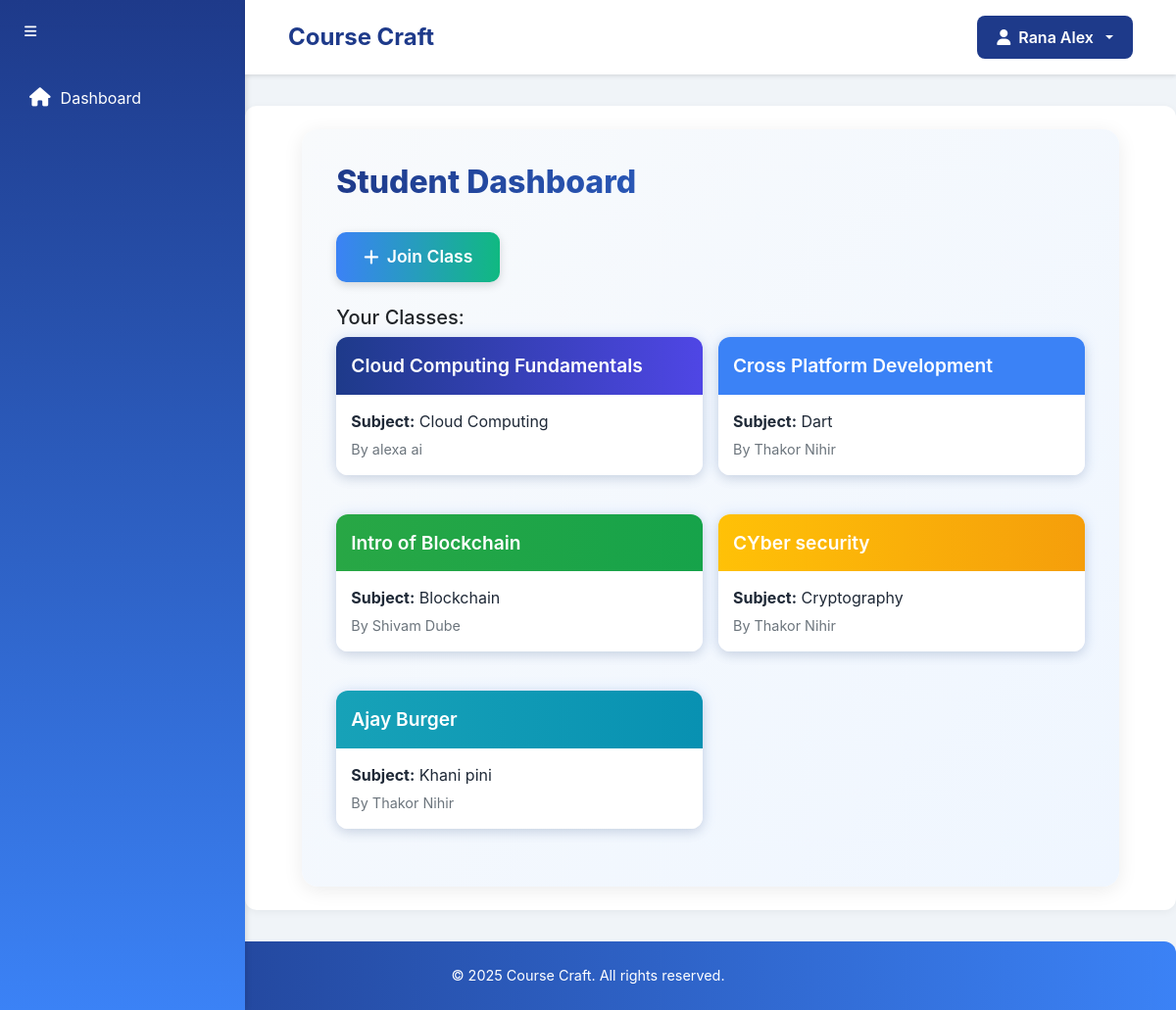
Before: /student/dashboard/ (signed in) with the older database file.
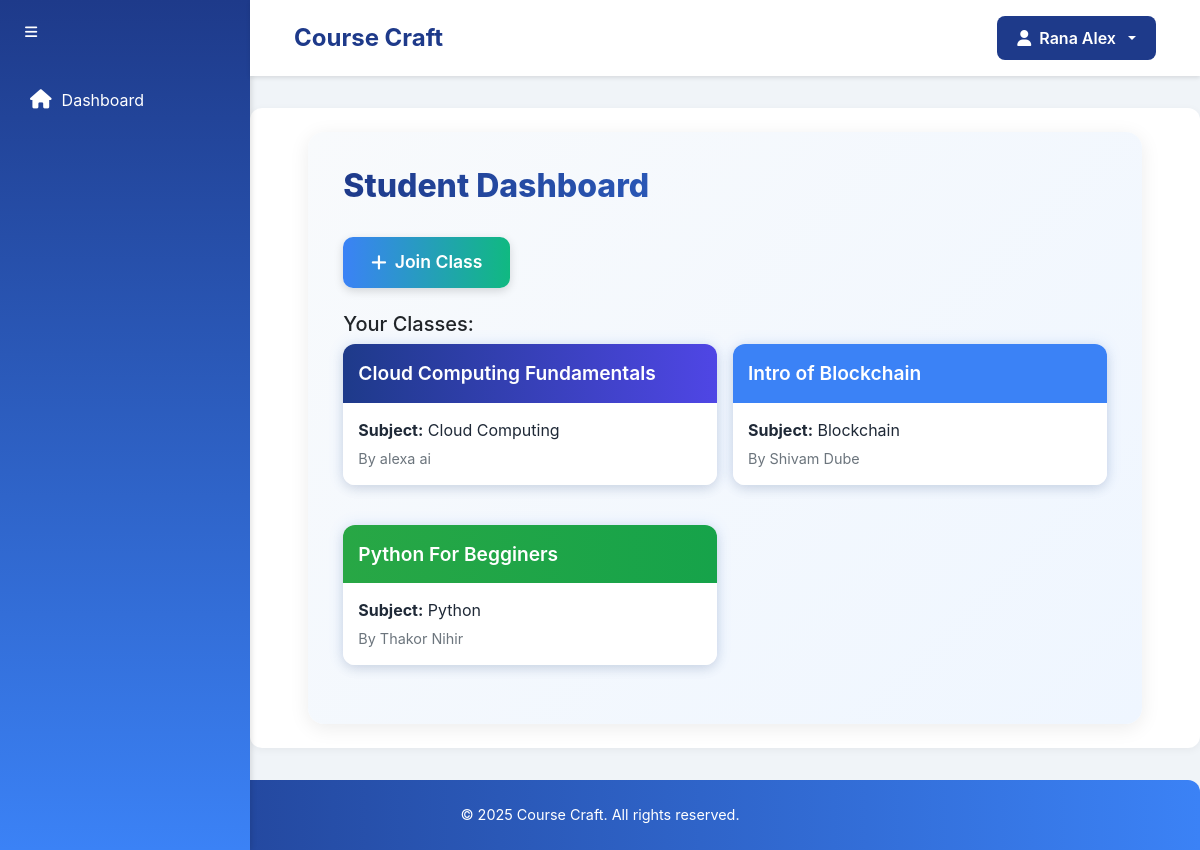
After: the same page with the newer database file.
### student/models.py (models this page shows, shortened)
class StudentClassroom(models.Model):
    student = models.ForeignKey(settings.AUTH_USER_MODEL, on_delete=models.CASCADE)
    joined_class = models.ForeignKey(Classroom, on_delete=models.CASCADE)
    joined_at = models.DateTimeField(auto_now_add=True)
    class Meta:
        unique_together = ('student', 'joined_class')

### teacher/models.py (models this page shows, shortened)
class Classroom(models.Model):
    class_name = models.CharField(max_length=100)
    subject = models.CharField(max_length=100)
    class_key = models.CharField(max_length=10, unique=True)
    description = models.TextField(blank=True)
    teacher = models.ForeignKey(User, on_delete=models.CASCADE, related_name='classes')
    created_at = models.DateTimeField(auto_now_add=True)

### account/models.py (models this page shows, shortened)
class User(AbstractBaseUser, PermissionsMixin):
    username = models.CharField(max_length=150, unique=True)
    full_name = models.CharField(max_length=255)
    date_of_birth = models.DateField()
    email = models.EmailField(unique=True)
    is_teacher = models.IntegerField(default=0)  # 0 for student, 1 for teacher
    created_at = models.DateTimeField(default=timezone.now)
    is_active = models.BooleanField(default=True)
    is_staff = models.BooleanField(default=False)
    objects = UserManager()
    USERNAME_FIELD = 'username'
    REQUIRED_FIELDS = ['email', 'full_name', 'date_of_birth']

### student/views.py (the view, shortened to what this page needs)
# urls.py: path('dashboard/', views.dashboard, name='dashboard'),
@login_required
def dashboard(request):
    if request.user.is_teacher:
        return redirect('teacher:dashboard')
    joined_classes = StudentClassroom.objects.filter(student=request.user)
    return render(request, 'student/dashboard.html', {'joined_classes': joined_classes})

### templates/student/dashboard.html (shortened to what this page needs)
{% extends 'student/base.html' %}
{% load static %}
{% block content %}
<link rel="stylesheet" href="{% static 'css/student/dashboard.css' %}">
<div class="dashboard-container">
    <h2 class="dashboard-header">Student Dashboard</h2>
    <button class="btn join-class-btn" data-bs-toggle="modal" data-bs-target="#joinClassModal">
        <i class="fas fa-plus"></i> Join Class
    </button>
    <div class="mt-4">
        <h5>Your Classes:</h5>
        <div class="row row-cols-2 g-3">
            {% for c in joined_classes %}
            <div class="col">
                <a href="{% url 'student:view_class' c.joined_class.id %}" class="text-decoration-none">
                    <div class="class-card">
                        <div class="class-card-header class-color-{% cycle '1' '2' '3' '4' '5' '6' %}">
                            {{ c.joined_class.class_name }}
                        </div>
                        <div class="class-card-body">
                            <p class="mb-1"><strong>Subject:</strong> {{ c.joined_class.subject }}</p>
                            <small>By {{ c.joined_class.teacher.full_name }}</small>
                        </div>
                    </div>
                </a>
            </div>
            {% empty %}
            <p class="text-muted">You haven't joined any classes yet.</p>
            {% endfor %}
        </div>
    </div>
</div>
{% endblock %}

Changed rows visible on the page:
removed StudentClassroom: joined_class.class_name "Cross Platform Development", joined_class.subject "Dart", joined_class.teacher.full_name "Thakor Nihir"
removed StudentClassroom: joined_class.class_name "CYber security", joined_class.subject "Cryptography", joined_class.teacher.full_name "Thakor Nihir"
removed StudentClassroom: joined_class.class_name "Ajay Burger", joined_class.subject "Khani pini", joined_class.teacher.full_name "Thakor Nihir"
added StudentClassroom: joined_class.class_name "Python For Begginers", joined_class.subject "Python", joined_class.teacher.full_name "Thakor Nihir"
